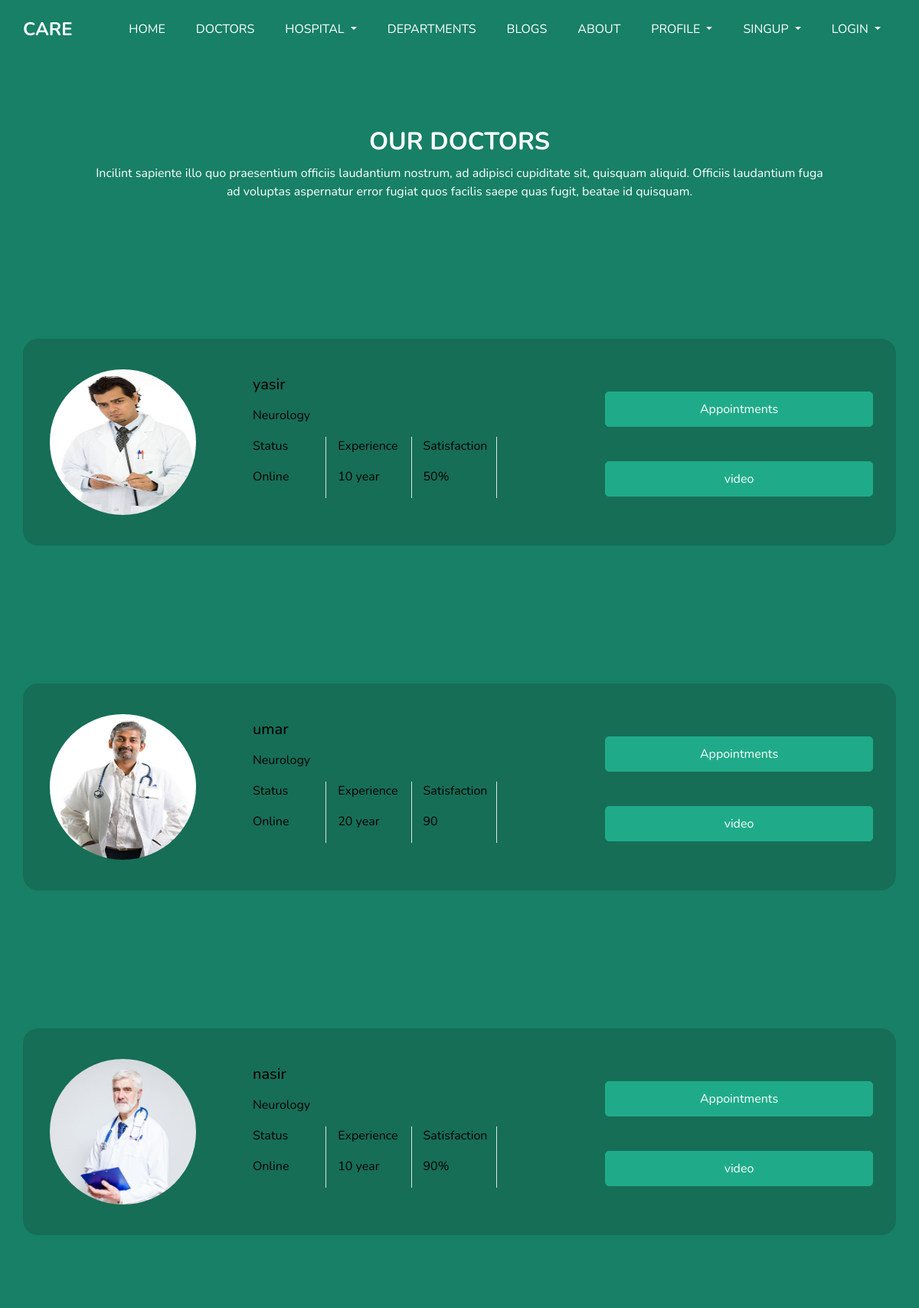
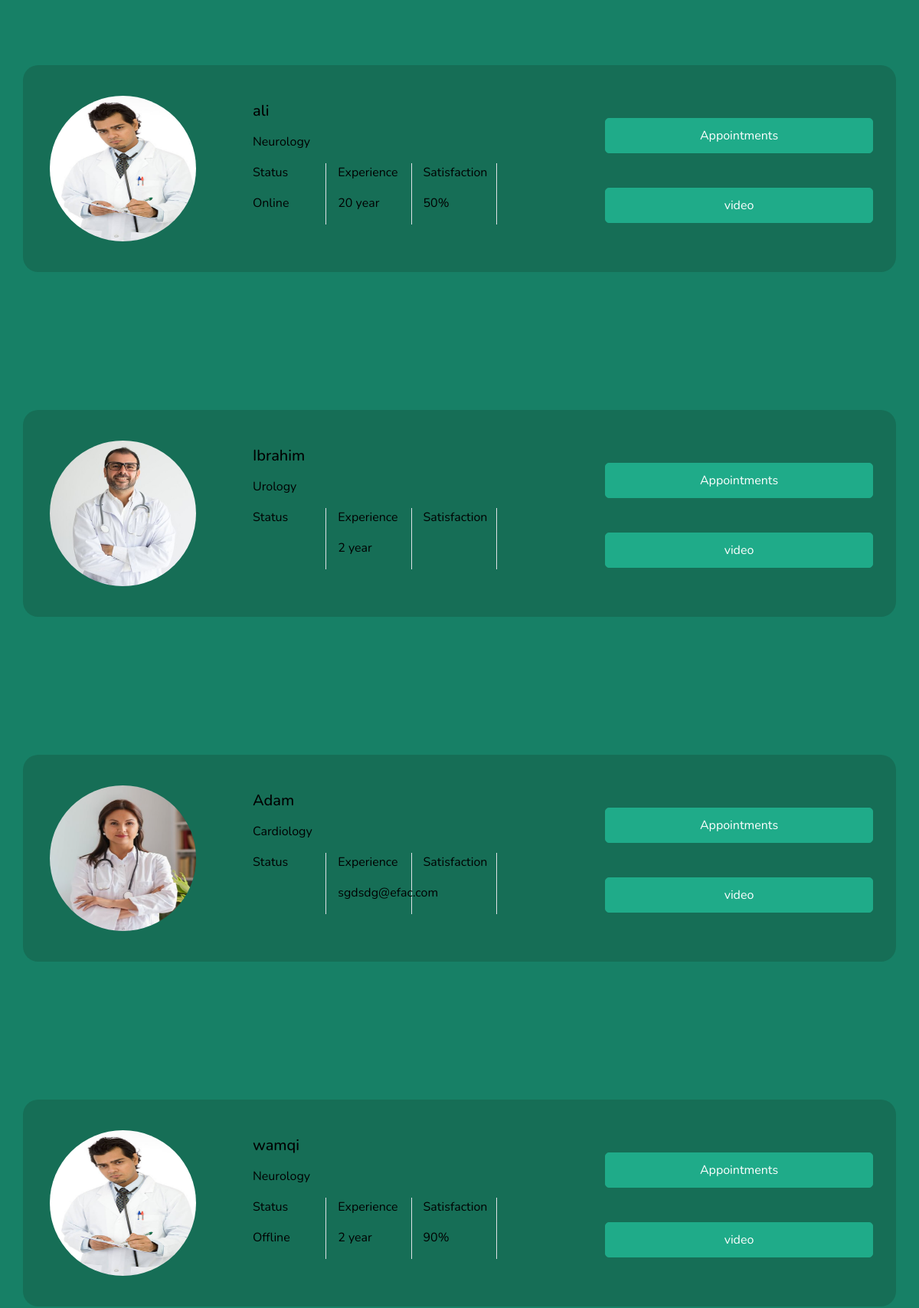
Screenshot of /Patient_Panel/tools/doctors.php (upper part) with the database file from the repository (2 pictures, top to bottom).
### tables this page shows
CREATE TABLE `add_doctor` (
  `id` int(11) NOT NULL,
  `imag` varchar(60) NOT NULL,
  `name` varchar(60) NOT NULL,
  `live` varchar(60) NOT NULL,
  `departments` varchar(50) DEFAULT NULL,
  `experience` varchar(50) DEFAULT NULL,
  `satisfaction` varchar(50) DEFAULT NULL,
  `email` varchar(60) DEFAULT NULL,
  `phone` int(11) DEFAULT NULL,
  `password` varchar(60) NOT NULL
);

### Patient_Panel/tools/doctors.php (the view, shortened to what this page needs)
<?php
      include('connection.php');
      $query = "select * from  add_doctor";
      $data = mysqli_query($connection,$query);
      $total =mysqli_num_rows($data);
      if($total != 0){
      ?>
<!DOCTYPE html>
<html>
<head>
  <link rel="stylesheet" type="text/css" href="css/bootstrap.css" />
  <link rel="stylesheet" type="text/css" href="https://cdnjs.cloudflare.com/ajax/libs/OwlCarousel2/2.3.4/assets/owl.carousel.min.css" />
  <link href="css/font-awesome.min.css" rel="stylesheet" />
  <link href="css/style.css" rel="stylesheet" />
  <link href="css/responsive.css" rel="stylesheet" />
</head>
<body class="sub_page">
  <div class="hero_area">
    <?php
    include("nav.php")
    ?>
  </div>
  <section class="doctor_section layout_padding">
    <div class="container">
      <div class="heading_container heading_center">
        <h2>
          Our Doctors
        </h2>
        <p class="col-md-10 mx-auto px-0">
          Incilint sapiente illo quo praesentium officiis laudantium nostrum, ad adipisci cupiditate sit, quisquam aliquid. Officiis laudantium fuga ad voluptas aspernatur error fugiat quos facilis saepe quas fugit, beatae id quisquam.
        </p>
        </div>
      </div>
</section>
<?php
              while($result = mysqli_fetch_assoc($data)) {
       ?>
      <section class="doctor_section layout_padding">
<div class="container">
  <div class="row">
    <div class="container">
    <div class="col-12 col-sm-12 col-md-12 col-lg-12 col-xl-12 col-xxl-12 hospitals">
         <div class="row">
        <div class="col-3 col-sm-3 col-md-3 col-lg-3 col-xl-3 col-xxl-3 ">
        <img src="images/<?php echo $result['imag']; ?>" id="img"  alt="">
        </div>
        <div class="col-5 col-sm-5 col-md-5 col-lg-5 col-xl-5 col-xxl-5">
          <br><br>
          <h5><?php echo $result['name']; ?>
           </h5>
            <p><?php echo $result['departments']; ?></p>
            <div class="row w-75">
              <div class="col-md-4 border-right">
              <p>Status </p>
              <p><?php echo $result['live']; ?></p>
              </div>
              <div class="col-md-4 border-right">
                <p>Experience</p>
                <p><?php echo $result['experience']; ?></p>
              </div>
              <div class="col-md-4 border-right">
              <p>Satisfaction</p>
              <p><?php echo $result['satisfaction']; ?></p>
              </div>
            </div>
            </div>
            <div class="col-3 col-sm-5 col-md-4 col-lg-4 col-xl-4 col-xxl-4   " >
              <br>
              <div class="btn-box d-flex justify-content-start" >
                  <a  class="w-100 btn row"  data-toggle="modal" data-target="#exampleModal" onc>
                  Appointments
                  </a>
                </div>
                <div class="btn-box d-flex justify-content-start" >
                  <a href="Appointments.php" class="w-100 btn row" onc>
                   video
                  </a>
                </div>
      </div>
    </div>
  </div>
  </div>
</section>    <?php
        }
        ?>
<?php
} else {
  echo 'Not successfully retrieved data.';
}
?>
</body>
</html>

### Patient_Panel/tools/nav.php (shortened to what this page needs)
<header class="header_section">
      <div class="container">
        <nav class="navbar navbar-expand-lg custom_nav-container ">
          <a class="navbar-brand" href="index.ph">
            <span>
              Care
            </span>
          </a>
          <div class="collapse navbar-collapse" id="navbarSupportedContent">
            <ul class="navbar-nav">
              <li class="nav-item active">
                <a class="nav-link" href="../index.php">Home <span class="sr-only">(current)</span></a>
              </li>
              <li class="nav-item">
                <a class="nav-link" href="doctors.php">Doctors</a>
              </li>
              <li class="nav-item dropdown">
                <a class="nav-link dropdown-toggle" href="#" id="navbarDropdown" role="button" data-toggle="dropdown" aria-haspopup="true" aria-expanded="false">
                  Hospital
                </a>
              </li>
              <li class="nav-item">
                <a class="nav-link" href="../index.php#Departments">Departments</a>
              </li>
              <li class="nav-item">
                <a class="nav-link" href="health blogs.php">Blogs</a>
              </li>
              <li class="nav-item">
                <a class="nav-link" href="about.php"> About</a>
              </li>
              <li class="nav-item dropdown" style="color: white;">
                <a class="nav-link dropdown-toggle" href="#" id="navbarDropdown" role="button" data-toggle="dropdown" aria-haspopup="true" aria-expanded="false">
                Profile
                </a>
              </li>
              <li class="nav-item dropdown">
                <a class="nav-link dropdown-toggle" href="#" id="navbarDropdown" role="button" data-toggle="dropdown" aria-haspopup="true" aria-expanded="false">
                Singup
                </a>
              </li>
              <li class="nav-item dropdown">
                <a class="nav-link dropdown-toggle" href="#" id="navbarDropdown" role="button" data-toggle="dropdown" aria-haspopup="true" aria-expanded="false">
                  Login
                </a>
              </li>
            </ul>
          </div>
        </nav>
      </div>
    </header>

### Patient_Panel/tools/css/style.css (style rules this page uses)
body { font-family: 'Nunito', sans-serif; color: #000000; background-color: #fefefe; overflow-x: hidden; }
.layout_padding { padding: 90px 0; }
.heading_container { display: -webkit-box; display: -ms-flexbox; display: flex; -webkit-box-orient: vertical; -webkit-box-direction: normal; -ms-flex-direction: column; flex-direction: column; -webkit-box-align: start; -ms-flex-align: start; align-items: flex-start; }
.heading_container h2 { position: relative; font-weight: bold; margin-bottom: 0; text-transform: uppercase; }
.heading_container p { margin-top: 10px; margin-bottom: 0; }
.heading_container.heading_center { -webkit-box-align: center; -ms-flex-align: center; align-items: center; text-align: center; }
a, a:hover, a:focus { text-decoration: none; }
.btn, .btn:focus { outline: none !important; -webkit-box-shadow: none; box-shadow: none; }
.hero_area { position: relative; min-height: 100vh; display: -webkit-box; display: -ms-flexbox; display: flex; -webkit-box-orient: vertical; -webkit-box-direction: normal; -ms-flex-direction: column; flex-direction: column; }
.sub_page .hero_area { min-height: auto; background-color: #178066; }
.header_section { padding: 15px 0; }
.navbar-brand span { font-weight: bold; font-size: 24px; color: #ffffff; text-transform: uppercase; }
.custom_nav-container { padding: 0; }
.custom_nav-container .navbar-nav { margin-left: auto; }
.custom_nav-container .navbar-nav .nav-item .nav-link { padding: 5px 20px; color: #ffffff; text-align: center; text-transform: uppercase; border-radius: 5px; -webkit-transition: all 0.3s; transition: all 0.3s; }
.doctor_section { background: #178066; }
.doctor_section .heading_container { color: #ffffff; }
.doctor_section .btn-box { display: -webkit-box; display: -ms-flexbox; display: flex; -webkit-box-pack: center; -ms-flex-pack: center; justify-content: center; margin-top: 45px; }
.doctor_section .btn-box a { display: inline-block; padding: 10px 45px; background-color: #1fab89; color: #ffffff; border-radius: 5px; -webkit-transition: all 0.3s; transition: all 0.3s; border: 1px solid #1fab89; }

### Patient_Panel/tools/css/responsive.css (style rules this page uses)
@media (min-width: 1200px) { .container { max-width: 1170px; } }

### Patient_Panel/tools/doctors.php (style rules this page uses)
.hospitals { width: 100%; height: 270px; border-radius: 20px; border: 1px solid black; background-color: #166e56; border: none; }
#img { width: 75%; height: 190px; border-radius: 100%; margin-top: 40px; margin-left: 20px; }

### rows the page displays
add_doctor: imag (picture), name "yasir", departments "Neurology", live "Online", experience "10 year", satisfaction "50%"
add_doctor: imag (picture), name "umar", departments "Neurology", live "Online", experience "20 year", satisfaction "90"
add_doctor: imag (picture), name "nasir", departments "Neurology", live "Online", experience "10 year", satisfaction "90%"
add_doctor: imag (picture), name "ali", departments "Neurology", live "Online", experience "20 year", satisfaction "50%"
add_doctor: imag (picture), name "Ibrahim", departments "Urology", experience "2 year"
add_doctor: imag (picture), name "Adam", departments "Cardiology", experience "sgdsdg@efac.com"
add_doctor: imag (picture), name "wamqi", departments "Neurology", live "Offline", experience "2 year", satisfaction "90%"
